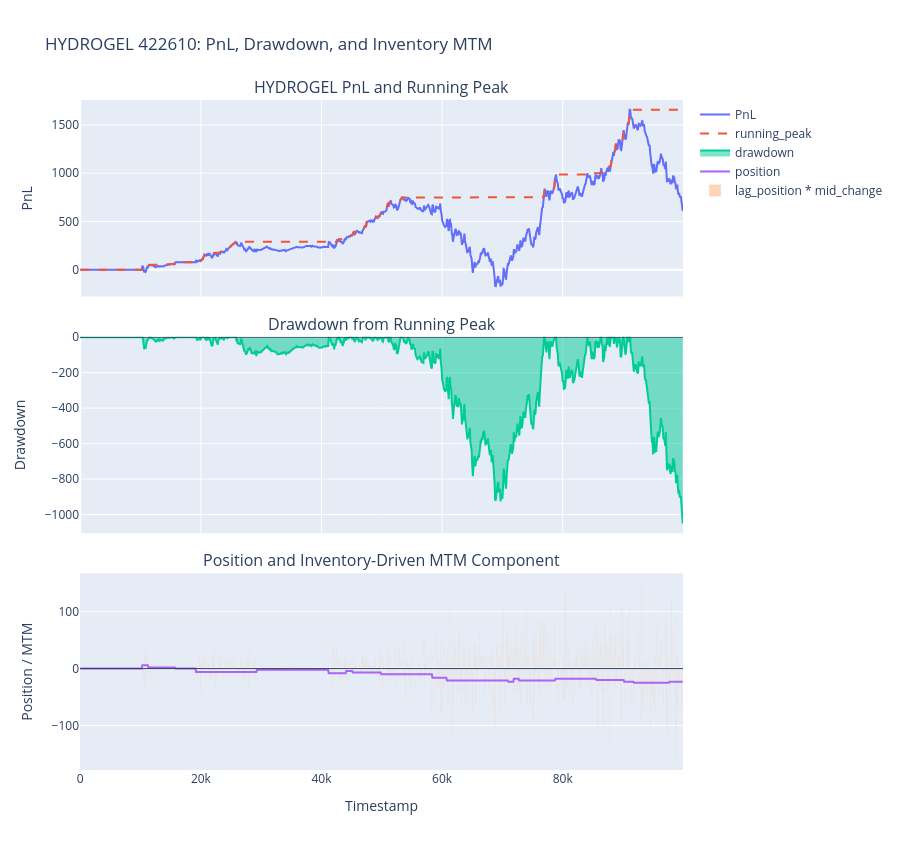
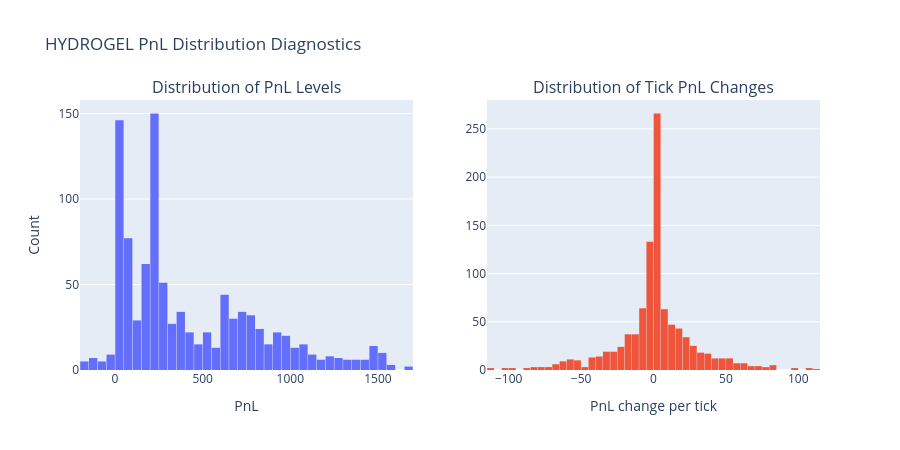
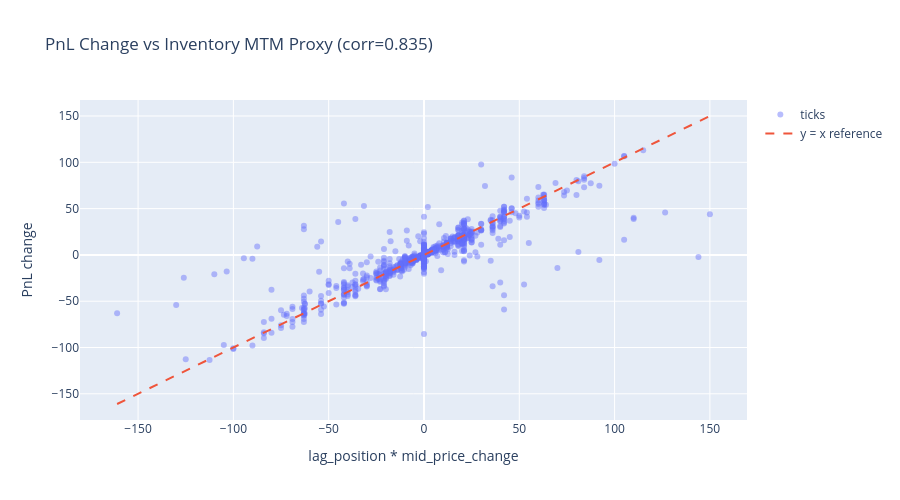

The notebook cell saved with these charts, in order:
### Code cell
# --- Interactive PnL risk charts -------------------------------------------
fig = make_subplots(
    rows=3,
    cols=1,
    shared_xaxes=True,
    vertical_spacing=0.06,
    subplot_titles=(
        "HYDROGEL PnL and Running Peak",
        "Drawdown from Running Peak",
        "Position and Inventory-Driven MTM Component",
    ),
)
fig.add_trace(
    go.Scatter(x=hyd["timestamp"], y=hyd["profit_and_loss"], mode="lines", name="PnL"),
    row=1,
    col=1,
)
fig.add_trace(
    go.Scatter(x=hyd["timestamp"], y=hyd["running_peak"], mode="lines", name="running_peak", line=dict(dash="dash")),
    row=1,
    col=1,
)
fig.add_trace(
    go.Scatter(x=hyd["timestamp"], y=hyd["drawdown"], mode="lines", name="drawdown", fill="tozeroy"),
    row=2,
    col=1,
)
fig.add_trace(
    go.Scatter(x=path_df["timestamp"], y=path_df["position"], mode="lines", name="position"),
    row=3,
    col=1,
)
fig.add_trace(
    go.Bar(x=path_df["timestamp"], y=path_df["mtm_component"], name="lag_position * mid_change", opacity=0.45),
    row=3,
    col=1,
)
fig.add_hline(y=0, line_width=1, row=2, col=1)
fig.add_hline(y=0, line_width=1, row=3, col=1)
fig.update_layout(
    title="HYDROGEL 422610: PnL, Drawdown, and Inventory MTM",
    height=850,
    hovermode="x unified",
)
fig.update_yaxes(title_text="PnL", row=1, col=1)
fig.update_yaxes(title_text="Drawdown", row=2, col=1)
fig.update_yaxes(title_text="Position / MTM", row=3, col=1)
fig.update_xaxes(title_text="Timestamp", row=3, col=1)
fig.show()

fig = make_subplots(
    rows=1,
    cols=2,
    subplot_titles=("Distribution of PnL Levels", "Distribution of Tick PnL Changes"),
)
fig.add_trace(go.Histogram(x=hyd["profit_and_loss"], nbinsx=40, name="PnL level"), row=1, col=1)
fig.add_trace(go.Histogram(x=hyd["pnl_change"], nbinsx=50, name="PnL change"), row=1, col=2)
fig.update_layout(
    title="HYDROGEL PnL Distribution Diagnostics",
    height=450,
    bargap=0.05,
    showlegend=False,
)
fig.update_xaxes(title_text="PnL", row=1, col=1)
fig.update_xaxes(title_text="PnL change per tick", row=1, col=2)
fig.update_yaxes(title_text="Count", row=1, col=1)
fig.show()

fig = go.Figure()
fig.add_trace(
    go.Scatter(
        x=path_df["mtm_component"],
        y=path_df["pnl_change"],
        mode="markers",
        name="ticks",
        marker=dict(size=6, opacity=0.45),
        text=path_df["timestamp"],
        hovertemplate="timestamp=%{text}<br>MTM proxy=%{x:.2f}<br>PnL change=%{y:.2f}<extra></extra>",
    )
)
fig.add_trace(
    go.Scatter(
        x=[path_df["mtm_component"].min(), path_df["mtm_component"].max()],
        y=[path_df["mtm_component"].min(), path_df["mtm_component"].max()],
        mode="lines",
        name="y = x reference",
        line=dict(dash="dash"),
    )
)
fig.update_layout(
    title=f"PnL Change vs Inventory MTM Proxy (corr={mtm_corr:.3f})",
    xaxis_title="lag_position * mid_price_change",
    yaxis_title="PnL change",
    height=500,
)
fig.show()

### Figure 1 — Plotly figure (JSON) as saved in the notebook; plotly's stock layout.template omitted (floating-point values rounded to 4 significant figures; data arrays with more than 128 entries replaced by an {"elided": "..."} marker saying what was removed)
{"data": [{"mode": "lines", "name": "PnL", "type": "scatter", "x": {"elided": "1000 int values"}, "xaxis": "x", "y": {"elided": "1000 float values"}, "yaxis": "y"}, {"line": {"dash": "dash"}, "mode": "lines", "name": "running_peak", "type": "scatter", "x": {"elided": "1000 int values"}, "xaxis": "x", "y": {"elided": "1000 float values"}, "yaxis": "y"}, {"fill": "tozeroy", "mode": "lines", "name": "drawdown", "type": "scatter", "x": {"elided": "1000 int values"}, "xaxis": "x2", "y": {"elided": "1000 float values"}, "yaxis": "y2"}, {"mode": "lines", "name": "position", "type": "scatter", "x": {"elided": "1000 int values"}, "xaxis": "x3", "y": {"elided": "1000 int values"}, "yaxis": "y3"}, {"name": "lag_position * mid_change", "opacity": 0.45, "type": "bar", "x": {"elided": "1000 int values"}, "xaxis": "x3", "y": {"elided": "1000 float values"}, "yaxis": "y3"}], "layout": {"annotations": [{"font": {"size": 16}, "showarrow": false, "text": "HYDROGEL PnL and Running Peak", "x": 0.5, "xanchor": "center", "xref": "paper", "y": 1, "yanchor": "bottom", "yref": "paper"}, {"font": {"size": 16}, "showarrow": false, "text": "Drawdown from Running Peak", "x": 0.5, "xanchor": "center", "xref": "paper", "y": 0.6467, "yanchor": "bottom", "yref": "paper"}, {"font": {"size": 16}, "showarrow": false, "text": "Position and Inventory-Driven MTM Component", "x": 0.5, "xanchor": "center", "xref": "paper", "y": 0.2933, "yanchor": "bottom", "yref": "paper"}], "height": 850, "hovermode": "x unified", "shapes": [{"line": {"width": 1}, "type": "line", "x0": 0, "x1": 1, "xref": "x2 domain", "y0": 0, "y1": 0, "yref": "y2"}, {"line": {"width": 1}, "type": "line", "x0": 0, "x1": 1, "xref": "x3 domain", "y0": 0, "y1": 0, "yref": "y3"}], "title": {"text": "HYDROGEL 422610: PnL, Drawdown, and Inventory MTM"}, "xaxis": {"anchor": "y", "domain": [0, 1], "matches": "x3", "showticklabels": false}, "xaxis2": {"anchor": "y2", "domain": [0, 1], "matches": "x3", "showticklabels": false}, "xaxis3": {"anchor": "y3", "domain": [0, 1], "title": {"text": "Timestamp"}}, "yaxis": {"anchor": "x", "domain": [0.7067, 1], "title": {"text": "PnL"}}, "yaxis2": {"anchor": "x2", "domain": [0.3533, 0.6467], "title": {"text": "Drawdown"}}, "yaxis3": {"anchor": "x3", "domain": [0, 0.2933], "title": {"text": "Position / MTM"}}}}

### Figure 2 — Plotly figure (JSON) as saved in the notebook; plotly's stock layout.template omitted (floating-point values rounded to 4 significant figures; data arrays with more than 128 entries replaced by an {"elided": "..."} marker saying what was removed)
{"data": [{"name": "PnL level", "nbinsx": 40, "type": "histogram", "x": {"elided": "1000 float values"}, "xaxis": "x", "yaxis": "y"}, {"name": "PnL change", "nbinsx": 50, "type": "histogram", "x": {"elided": "1000 float values"}, "xaxis": "x2", "yaxis": "y2"}], "layout": {"annotations": [{"font": {"size": 16}, "showarrow": false, "text": "Distribution of PnL Levels", "x": 0.225, "xanchor": "center", "xref": "paper", "y": 1, "yanchor": "bottom", "yref": "paper"}, {"font": {"size": 16}, "showarrow": false, "text": "Distribution of Tick PnL Changes", "x": 0.775, "xanchor": "center", "xref": "paper", "y": 1, "yanchor": "bottom", "yref": "paper"}], "bargap": 0.05, "height": 450, "showlegend": false, "title": {"text": "HYDROGEL PnL Distribution Diagnostics"}, "xaxis": {"anchor": "y", "domain": [0, 0.45], "title": {"text": "PnL"}}, "xaxis2": {"anchor": "y2", "domain": [0.55, 1], "title": {"text": "PnL change per tick"}}, "yaxis": {"anchor": "x", "domain": [0, 1], "title": {"text": "Count"}}, "yaxis2": {"anchor": "x2", "domain": [0, 1]}}}

### Figure 3 — Plotly figure (JSON) as saved in the notebook; plotly's stock layout.template omitted (floating-point values rounded to 4 significant figures; data arrays with more than 128 entries replaced by an {"elided": "..."} marker saying what was removed)
{"data": [{"hovertemplate": "timestamp=%{text}<br>MTM proxy=%{x:.2f}<br>PnL change=%{y:.2f}<extra></extra>", "marker": {"opacity": 0.45, "size": 6}, "mode": "markers", "name": "ticks", "text": {"elided": "1000 float values"}, "type": "scatter", "x": {"elided": "1000 float values"}, "y": {"elided": "1000 float values"}}, {"line": {"dash": "dash"}, "mode": "lines", "name": "y = x reference", "type": "scatter", "x": [-161, 150], "y": [-161, 150]}], "layout": {"height": 500, "title": {"text": "PnL Change vs Inventory MTM Proxy (corr=0.835)"}, "xaxis": {"title": {"text": "lag_position * mid_price_change"}}, "yaxis": {"title": {"text": "PnL change"}}}}
